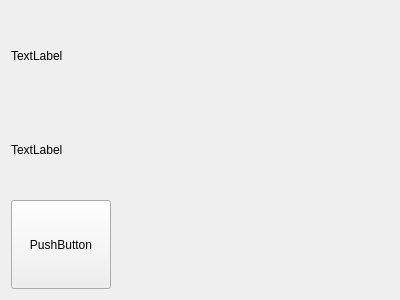
<?xml version="1.0" encoding="UTF-8"?>
<ui version="4.0">
 <class>Widget</class>
 <widget class="QWidget" name="Widget">
  <property name="geometry">
   <rect>
    <x>0</x>
    <y>0</y>
    <width>400</width>
    <height>300</height>
   </rect>
  </property>
  <property name="windowTitle">
   <string>Widget</string>
  </property>
  <layout class="QVBoxLayout" name="verticalLayout">
   <item>
    <widget class="QLabel" name="label">
     <property name="text">
      <string>TextLabel</string>
     </property>
    </widget>
   </item>
   <item>
    <widget class="QLabel" name="label_2">
     <property name="text">
      <string>TextLabel</string>
     </property>
    </widget>
   </item>
   <item>
    <widget class="QPushButton" name="pushButton">
     <property name="maximumSize">
      <size>
       <width>100</width>
       <height>100</height>
      </size>
     </property>
     <property name="text">
      <string>PushButton</string>
     </property>
    </widget>
   </item>
  </layout>
 </widget>
 <layoutdefault spacing="6" margin="11"/>
 <resources/>
 <connections/>
</ui>
